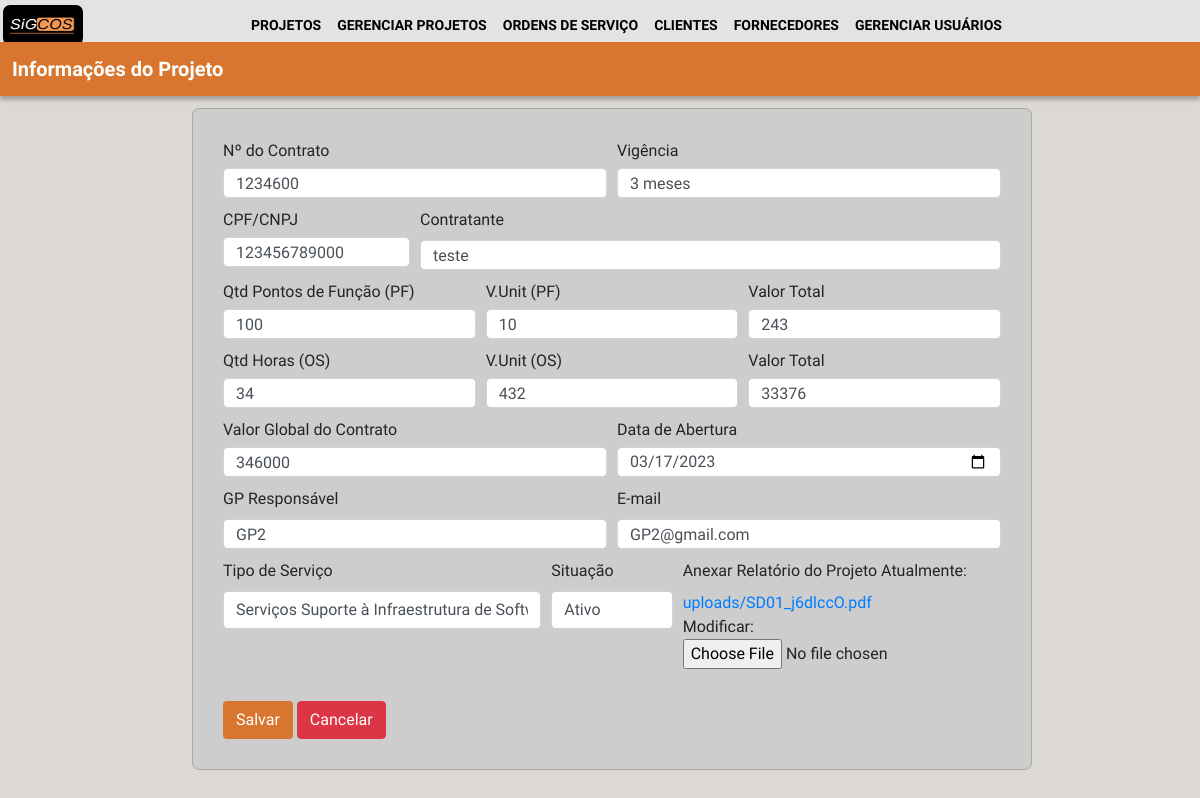
The page /projeto/2 (signed in) on the database its author committed.
### login/models.py (models this page shows, shortened)
class projetos(models.Model):
    n_contrato = models.CharField(max_length=100)
    cnpj_fk = models.CharField(max_length=100)
    contratante = models.CharField(max_length=100)
    pontos_função = models.CharField(max_length=100)
    pontos_função_unit = models.CharField(max_length=100)
    valor_total = models.CharField(max_length=100)
    qtd_horas_os = models.CharField(max_length=100)
    valor_os_unit = models.CharField(max_length=100)
    valor_global_contrato = models.CharField(max_length=100)
    data_abertura = models.CharField(max_length=100)
    GP_responsavel = models.CharField(max_length=100)
    email_GP_responsavel = models.CharField(max_length=100)
    vigencia=models.CharField(max_length=100)
    valor_os_total = models.CharField(max_length=100)
    situação = models.CharField(max_length=100)
    tipo_serviço = models.CharField(max_length=100)
    relatorio = models.FileField(upload_to='uploads')
    criado_em = models.DateTimeField(auto_now_add=True)
    atualizado_em = models.DateTimeField(auto_now=True)

### login/views.py (the view)
# urls.py: path('projeto/<int:id>', view_projeto, name = 'view_projeto'),
@group_required("gerente_projeto", "administrador", "gerente_portifolio", "diretor")
def view_projeto(request, id):
    projeto = get_object_or_404(projetos, pk=id)
    form_projeto = Projetos_Form(instance = projeto)
    def is_gpp(user):
        return user.groups.filter(name='gerente_portifolio').exists()
    def is_gp(user):
        return user.groups.filter(name='gerente_projeto').exists()
    if (request.method == "POST"):
        form_projeto = Projetos_Form(request.POST, request.FILES, instance = projeto)
        if form_projeto.is_valid() and is_gp(request.user):
            form_projeto.save()
            return redirect('tela_projetos_GP')
        elif form_projeto.is_valid() and is_gpp(request.user):
            form_projeto.save()
            return redirect('tela_projetos')
        else:
             return redirect(autentic_necessaria)
    else:
        return render(request, 'projetos/projeto.html', {'form_projeto':form_projeto, 'projeto' : projeto})

### login/autentic.py (called while the page is built)
def group_required(*group_names):
    def in_groups(u):
        if u.is_authenticated:
            if bool(u.groups.filter(name__in=group_names)) | u.is_superuser:
                return True
        return False
    return user_passes_test(in_groups, login_url='autentic_necessaria')

### login/templates/projetos/projeto.html (shortened to what this page needs)
{% extends 'base.html' %}
{% load static %}
{% block content %}
<link rel="stylesheet" href="https://cdn.jsdelivr.net/npm/bootstrap@4.0.0/dist/css/bootstrap.min.css">
<link rel="stylesheet" href="{% static 'css/crud_cf.css' %}">
<body>
    <div class="retangulo fixed-top" style="margin-top: 3.5%;">
        <div id="ret1">Informações do Projeto</div>
    </div>
    <div class="conteiner" style="margin-top: 9%;">
    <form action="" method="POST" enctype="multipart/form-data">
        <div class="form-row">
            <div class="col-md-6">
                <label for="n_contrato" class="form-label">Nº do Contrato</label>
                {{form_projeto.n_contrato}}
            </div>
            <div class="col-md-6">
                <label for="vigencia" class="form-label">Vigência</label>
                {{form_projeto.vigencia}}
            </div>
            <div class="col-md-3">
                <label for="cnpj_fk" class="form-label">CPF/CNPJ</label>
                {{form_projeto.cnpj_fk}}
            </div>
            <div class="col-md-9">
                <label for="orgao" classs="form-label">Contratante</label>
                {{form_projeto.contratante}}
            </div>
            <div class="col-md-4">
                <label for="pf" class="form-label">Qtd Pontos de Função (PF)</label>
                {{form_projeto.pontos_função}}
            </div>
            <div class="col-md-4">
                <label for="pf_unit" class="form-label">V.Unit (PF)</label>
                {{form_projeto.pontos_função_unit}}
            </div>
            <div class="col-md-4">
                <label for="valor" class="form-label">Valor Total</label>
                {{form_projeto.valor_total}}
            </div>
            <div class="col-md-4">
                <label for="oesses" class="form-label">Qtd Horas (OS)</label>
                {{form_projeto.qtd_horas_os}}
            </div>
            <div class="col-md-4">
                <label for="os_unit" class="form-label">V.Unit (OS)</label>
                {{form_projeto.valor_os_unit}}
            </div>
            <div class="col-md-4">
                <label for="valor-os" class="form-label">Valor Total</label>
                {{form_projeto.valor_os_total}}
            </div>
            <div class="col-md-6">
                <label for="valorglob" class="form-label">Valor Global do Contrato</label>
                {{form_projeto.valor_global_contrato}}
            </div>
            <div class="col-md-6">
                <label for="DataAbertura" class="form-label">Data de Abertura</label>
                {{form_projeto.data_abertura}}
            </div>
            <div class="col-md-6">
                <label for="respPJ" classs="form-label">GP Responsável</label>
                {{form_projeto.GP_responsavel}}
            </div>
            <div class="col-md-6">
                <label for="emailrespPJ" classs="form-label">E-mail</label>
                {{form_projeto.email_GP_responsavel}}
            </div>
            <div class="col-md-5">
                <label for="TipoServ" classs="form-label">Tipo de Serviço</label>
                {{form_projeto.tipo_serviço}}
            </div>
            <div class="col-md-2">
                <label for="situacao" classs="form-label" >Situação</label>
                {{form_projeto.situação}}
            </div>
            <div class="col-md-5">
                <label classs="form-label" for="id_relatorio" >Anexar Relatório do Projeto</label>
                {{form_projeto.relatorio}}
            </div>
        </div>
        <div class="buttons">
            <button id="btnAdc" type = "submit" class="btn btn-laranja" ">Salvar</button>
            <button id="btnCanc" class="btn btn-danger" onclick="voltarPagina()">Cancelar</button>
        </div>
    </form>
    </div>
</body>
{% endblock%}

### login/static/css/navbar.css (style rules this page uses)
body { background-color: #aaa9a9; font-family: 'Inder', sans-serif; }

### login/static/css/crud_cf.css (style rules this page uses)
* { margin: 0; box-sizing: border-box; font-family: 'Inder', sans-serif; }
body { background-color: #dcd9d4; }
.retangulo { display: grid; grid-template-columns: 1fr 1fr 1fr 1fr; grid-template-areas: "ret1 ret1 ret1 ret1"; width: 100vw; color: white; box-shadow: 0px 4px 4px rgba(0, 0, 0, 0.25); }
#ret1 { font-size: 20px; font-weight: bold; text-align: left; background-color: #D8752E; grid-area: ret1; padding: 1%; }
.conteiner { margin-top: 2rem; }
form { background: #CDCDCD; border: 1px solid #aaa9a9; border-radius: 7px; padding: 30px; width: 70%; margin-left: 16%; }
.buttons { text-align: left; margin-top: 2rem; }
.btn-laranja { background-color: #D8752E; color: white; }
.form-label { margin-bottom: 5px; }
.form-control { margin-bottom: 10px; height: 30px; }
a { text-decoration: none; }

### rows shown on the page
projetos: n_contrato "1234600", vigencia "3 meses", cnpj_fk "123456789000", contratante "teste", pontos_função "100", pontos_função_unit "10", valor_total "243", qtd_horas_os "34", valor_os_unit "432", valor_os_total "33376", valor_global_contrato "346000", data_abertura "03/17/2023", GP_responsavel "GP2", email_GP_responsavel "GP2@gmail.com", tipo_serviço "Serviços Suporte à Infraestrutura de Software", situação "Ativo"
